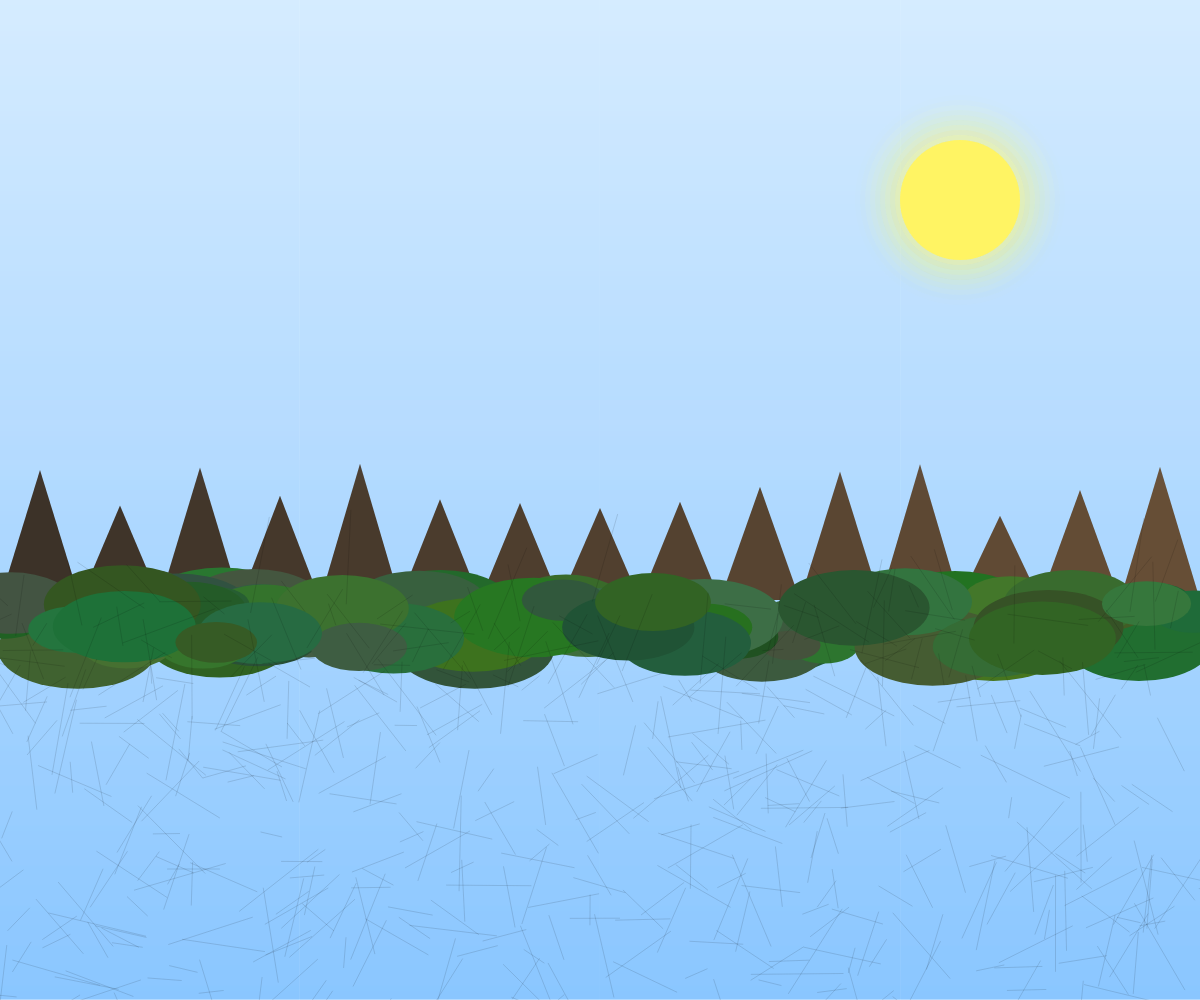
Frame 1 (no input)
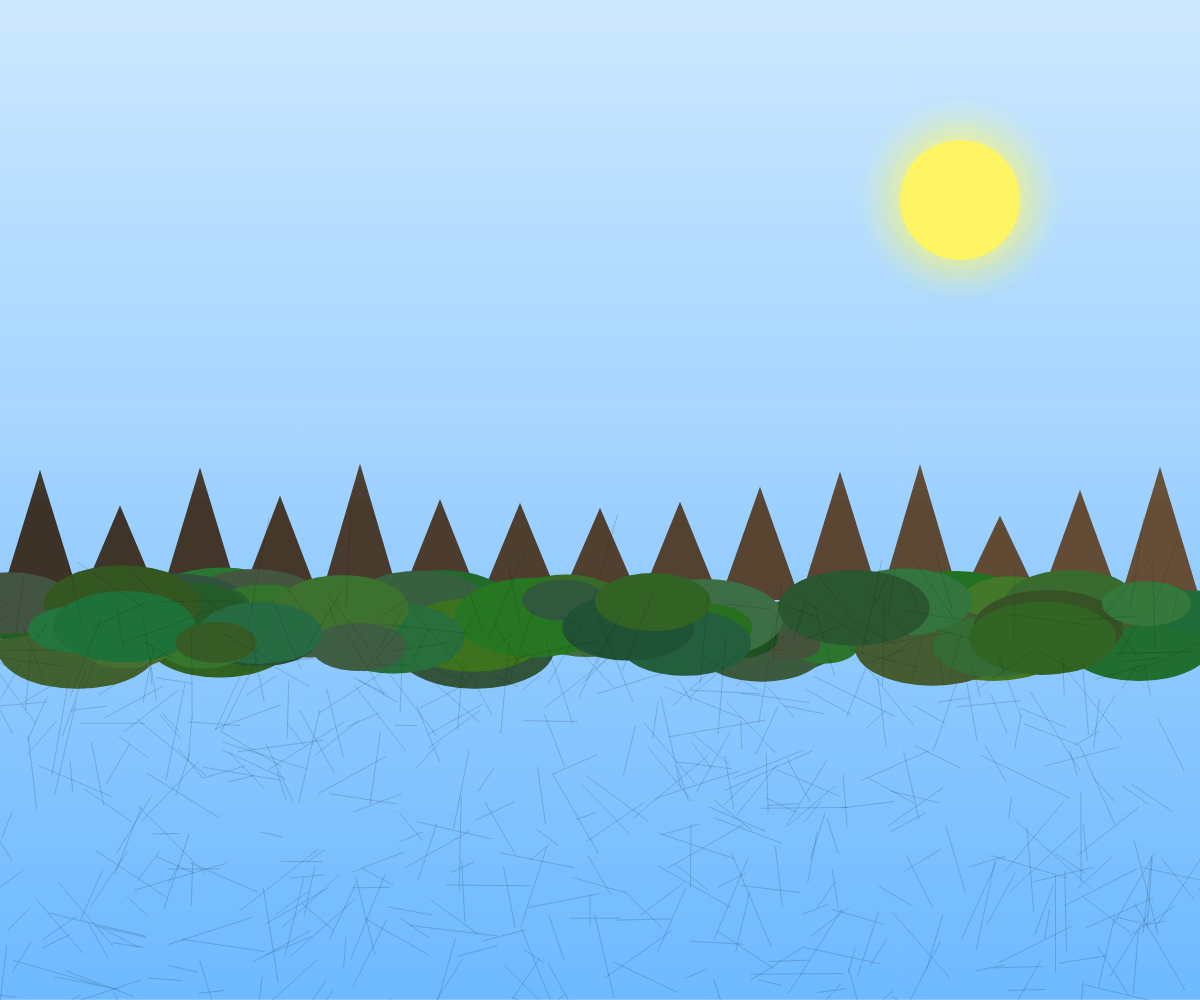
Frame 2 (the mouse pressed at the canvas centre, redrawn once)

The p5.js sketch that drew these frames (run headless with seeded random() and noise() and a simulated clock; the mouse was pressed at the canvas centre and the sketch redrawn once):

// p5.js sketch
// ── sketch.js
let sun, mountains, grass;
let shadowPoints = [];

function setup() {
  createCanvas(windowWidth, windowHeight);
  colorMode(RGB);

  // Create a sun at the top right
  sun = { x: width * 0.8, y: height * 0.2, r: 60 };

  // Generate mountain range
  mountains = [];
  for (let i = 0; i < 15; i++) {
    mountains.push({
      x: i * (width / 15),
      h: random(80, 150),
      w: width / 15,
      color: color(60 + i * 3, 50 + i * 2, 40 + i)
    });
  }

  // Generate grass patches with varied colors
  grass = [];
  for (let i = 0; i < 100; i++) {
    grass.push({
      x: random(width),
      y: height * 0.6 + random(50),
      r: random(20, 80),
      color: color(
        random(30, 70),
        random(80, 120),
        random(30, 70)
      )
    });
  }

  // Generate shadow points for foreground grass
  for (let i = 0; i < 500; i++) {
    shadowPoints.push({
      x: random(width),
      y: height * 0.6 + random(height * 0.4),
      len: random(20, 100),
      angle: random(TWO_PI),
      thickness: random(1, 5)
    });
  }
}

function draw() {
  // Sky gradient
  for (let y = 0; y < height; y++) {
    let inter = map(y, 0, height, 0, 1);
    let c = lerpColor(color(200, 230, 255), color(100, 180, 255), inter);
    stroke(c);
    line(0, y, width, y);
  }

  // Distant mountains
  for (let i = 0; i < mountains.length; i++) {
    let m = mountains[i];
    fill(m.color);
    noStroke();
    triangle(
      m.x,
      height * 0.6,
      m.x + m.w / 2,
      height * 0.6 - m.h,
      m.x + m.w,
      height * 0.6
    );
  }

  // Atmospheric haze in background
  for (let i = 0; i < 10; i++) {
    let alpha = map(i, 0, 10, 30, 0);
    fill(200, 220, 255, alpha);
    noStroke();
    rect(0, height * 0.4 + i * 10, width, 10);
  }

  // Grass patches
  for (let g of grass) {
    fill(g.color);
    noStroke();
    ellipse(g.x, g.y, g.r * 2, g.r);
  }

  // Foreground shadows
  stroke(0, 30);
  strokeWeight(1);
  for (let p of shadowPoints) {
    let endX = p.x + cos(p.angle) * p.len;
    let endY = p.y + sin(p.angle) * p.len;
    line(p.x, p.y, endX, endY);
  }

  // Sun
  fill(255, 240, 100);
  noStroke();
  ellipse(sun.x, sun.y, sun.r * 2);

  // Sun glow
  for (let i = 0; i < 10; i++) {
    let r = sun.r + i * 5;
    fill(255, 240, 100, 30 - i * 3);
    ellipse(sun.x, sun.y, r * 2);
  }

  noLoop();
}

function windowResized() {
  resizeCanvas(windowWidth, windowHeight);
}
